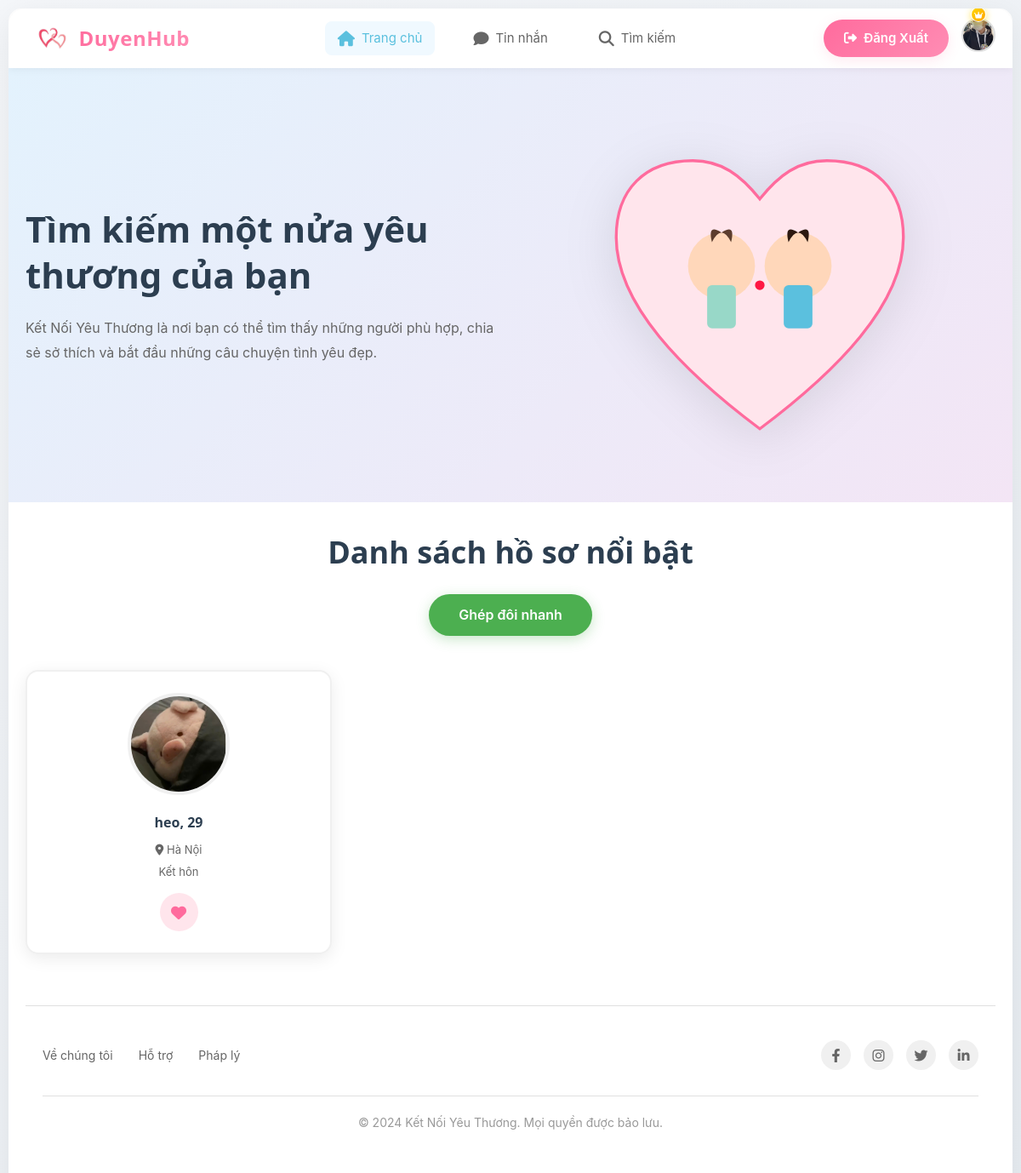
Screenshot of /views/trangchu/index.php (signed in) with the database file from the repository.
### tables this page shows
CREATE TABLE `hoso` (
  `maHoSo` int(11) NOT NULL,
  `maNguoiDung` int(11) DEFAULT NULL,
  `ten` varchar(100) DEFAULT NULL,
  `ngaySinh` date DEFAULT NULL,
  `gioiTinh` enum('Nam','Nữ','Khac') DEFAULT NULL,
  `tinhTrangHonNhan` varchar(50) DEFAULT NULL,
  `canNang` float DEFAULT NULL,
  `chieuCao` float DEFAULT NULL,
  `mucTieuPhatTrien` text DEFAULT NULL,
  `hocVan` varchar(100) DEFAULT NULL,
  `noiSong` varchar(100) DEFAULT NULL,
  `soThich` text DEFAULT NULL,
  `moTa` text DEFAULT NULL,
  `avt` varchar(255) DEFAULT NULL
);

### models/mDbconnect.php (called while the page is built, shortened)
<?php
class clsConnect {
    private static $instance = null;
    private static $connection = null;
    public static function getInstance() {
        if (self::$instance === null) {
            self::$instance = new self();
        }
        return self::$instance;
    }
    public function connect() {
        if (self::$connection === null || !self::$connection->ping()) {
            $host = "localhost";
            $user = "root";
            $pass = "";
            $db = "webhenho";
            self::$connection = new mysqli($host, $user, $pass, $db);
            self::$connection->set_charset("utf8mb4");
        }
        return self::$connection;
    }
    public static function closeConnection() {
        if (self::$connection !== null) {
            self::$connection = null;
        }
    }
}
?>

### models/mProfile.php (called while the page is built, shortened)
<?php
require_once 'mDbconnect.php';
class Profile {
    private $conn;
    public function __construct() {
        $db = clsConnect::getInstance();
        $this->conn = $db->connect();
    }
    public function getProfile($userId) {
        $stmt = $this->conn->prepare("SELECT * FROM HoSo WHERE maNguoiDung = ?");
        $stmt->bind_param("i", $userId);
        $stmt->execute();
        $result = $stmt->get_result();
        return $result->fetch_assoc();
    }
    public function getAllProfiles($limit = 12, $offset = 0, $excludeUserIds = []) {
        $excludeCondition = '';
        if (!empty($excludeUserIds)) {
            $placeholders = str_repeat('?,', count($excludeUserIds) - 1) . '?';
            $excludeCondition = " AND n.maNguoiDung NOT IN ($placeholders)";
        }
        $countQuery = "
            SELECT COUNT(*) as total
            FROM HoSo h
            INNER JOIN NguoiDung n ON h.maNguoiDung = n.maNguoiDung
            WHERE n.trangThaiNguoiDung = 'active'
            $excludeCondition
        ";
        $countStmt = $this->conn->prepare($countQuery);
        if (!empty($excludeUserIds)) {
            $types = str_repeat('i', count($excludeUserIds));
            $countStmt->bind_param($types, ...$excludeUserIds);
        }
        $countStmt->execute();
        $countResult = $countStmt->get_result();
        $totalRecords = $countResult->fetch_assoc()['total'];
        $maxOffset = max(0, $totalRecords - $limit);
        $randomOffset = $maxOffset > 0 ? rand(0, $maxOffset) : 0;
        $query = "
            SELECT h.*, n.maNguoiDung
            FROM HoSo h
            INNER JOIN NguoiDung n ON h.maNguoiDung = n.maNguoiDung
            WHERE n.trangThaiNguoiDung = 'active'
            $excludeCondition
            ORDER BY h.maHoSo
            LIMIT ? OFFSET ?
        ";
        $stmt = $this->conn->prepare($query);
        if (!empty($excludeUserIds)) {
            $types = str_repeat('i', count($excludeUserIds)) . 'ii';
            $params = array_merge($excludeUserIds, [$limit, $randomOffset]);
            $stmt->bind_param($types, ...$params);
        } else {
            $stmt->bind_param("ii", $limit, $randomOffset);
        }
        $stmt->execute();
        $result = $stmt->get_result();
        $profiles = [];
        while ($row = $result->fetch_assoc()) {
            $profiles[] = $row;
        }
        shuffle($profiles);
        return $profiles;
    }
}
?>

### models/mSession.php (called while the page is built, shortened)
<?php
class Session {
    public static function getUserId() {
        return isset($_SESSION['user_id']) ? $_SESSION['user_id'] : null;
    }
}
?>

### models/mVIP.php (called while the page is built, shortened)
<?php
require_once 'mDbconnect.php';
class VIP {
    private $conn;
    public function __construct() {
        $db = clsConnect::getInstance();
        $this->conn = $db->connect();
    }
    public function isVIP($userId) {
        $stmt = $this->conn->prepare("
            SELECT * FROM GoiDangKy
            WHERE maNguoiDung = ?
            AND loaiGoi = 'VIP'
            AND trangThaiGoi = 'Active'
            AND (ngayHetHan IS NULL OR ngayHetHan > CURDATE())
        ");
        $stmt->bind_param("i", $userId);
        $stmt->execute();
        $result = $stmt->get_result();
        return $result->num_rows > 0;
    }
}
?>

### models/mLike.php (called while the page is built, shortened)
<?php
require_once 'mDbconnect.php';
class Like {
    private $conn;
    public function __construct() {
        $db = clsConnect::getInstance();
        $this->conn = $db->connect();
    }
    public function getLikedUserIds($userId) {
        $stmt = $this->conn->prepare("SELECT maNguoiDuocThich FROM Thich WHERE maNguoiThich = ?");
        $stmt->bind_param("i", $userId);
        $stmt->execute();
        $result = $stmt->get_result();
        $ids = [];
        return $ids;
    }
    public function getUserIdsWhoLikedMe($userId) {
        $stmt = $this->conn->prepare("SELECT maNguoiThich FROM Thich WHERE maNguoiDuocThich = ?");
        $stmt->bind_param("i", $userId);
        $stmt->execute();
        $result = $stmt->get_result();
        $ids = [];
        return $ids;
    }
}
?>

### models/mBlock.php (called while the page is built, shortened)
<?php
require_once 'mDbconnect.php';
class Block {
    private $conn;
    public function __construct() {
        $db = clsConnect::getInstance();
        $this->conn = $db->connect();
    }
    public function getBlockedUserIds($userId) {
        $stmt = $this->conn->prepare("
            SELECT maNguoiBiChan FROM ChanNguoiDung
            WHERE maNguoiChan = ?
        ");
        $stmt->bind_param("i", $userId);
        $stmt->execute();
        $result = $stmt->get_result();
        $ids = [];
        return $ids;
    }
}
?>

### views/trangchu/index.php (the view, shortened to what this page needs)
<?php
require_once '../../models/mSession.php';
require_once '../../models/mProfile.php';
require_once '../../models/mLike.php';
require_once '../../models/mUser.php';
require_once '../../models/mVIP.php';
$currentUserId = Session::getUserId();
$profileModel = new Profile();
$likeModel = new Like();
$vipModel = new VIP();
$currentUserProfile = $profileModel->getProfile($currentUserId);
$isVIP = $vipModel->isVIP($currentUserId);
$likedUserIds = $likeModel->getLikedUserIds($currentUserId);
$whoLikedMeIds = $likeModel->getUserIdsWhoLikedMe($currentUserId);
require_once '../../models/mBlock.php';
$blockModel = new Block();
$blockedUserIds = $blockModel->getBlockedUserIds($currentUserId);
$excludeIds = array_unique(array_merge([$currentUserId], $likedUserIds, $whoLikedMeIds, $blockedUserIds));
$allProfiles = $profileModel->getAllProfiles(12, 0, $excludeIds);
?>
<!DOCTYPE html>
<html lang="vi">
<head>
    <link rel="stylesheet" href="https://cdnjs.cloudflare.com/ajax/libs/font-awesome/6.4.0/css/all.min.css">
    <link rel="stylesheet" href="../../public/css/home.css">
    <link rel="stylesheet" href="../../public/css/search-modal.css">
</head>
<body>
    <div class="page-wrapper">
    <header class="main-header">
        <div class="header-container">
            <a href="../trangchu/index.php" class="logo">
                <img src="../../public/img/logo.jpg" alt="Kết Nối Yêu Thương">
                <span class="logo-text">DuyenHub</span>
            </a>
            <nav class="nav-center">
                <a href="#" class="nav-item active">
                    <i class="fas fa-home"></i>
                    Trang chủ
                </a>
                <a href="../nhantin/chat.php" class="nav-item" style="position: relative;">
                    <i class="fas fa-comment"></i>
                    Tin nhắn
                </a>
                <a href="#" class="nav-item" onclick="openSearchModal(); return false;">
                    <i class="fas fa-search"></i>
                    Tìm kiếm
                </a>
            </nav>
            <div class="nav-right">
                <a href="../../controller/cLogout.php" class="btn-logout">
                    <i class="fas fa-sign-out-alt"></i>
                    Đăng Xuất
                </a>
                <div class="user-menu-wrapper" style="position: relative;">
                    <div style="position: relative; display: inline-block;">
                        <img src="../../<?php echo htmlspecialchars($currentUserProfile['avt']); ?>" alt="User" class="user-avatar" id="userAvatar" style="cursor:pointer;">
                        <?php if ($isVIP): ?>
                            <div class="vip-crown-badge">
                                <i class="fas fa-crown"></i>
                            </div>
                        <?php endif; ?>
                    </div>
                </div>
            </div>
        </div>
    </header>
    <section class="hero-section">
        <div class="hero-content">
            <div class="hero-text">
                <h1>Tìm kiếm một nửa yêu thương của bạn</h1>
                <p>Kết Nối Yêu Thương là nơi bạn có thể tìm thấy những người phù hợp, chia sẻ sở thích và bắt đầu những câu chuyện tình yêu đẹp.</p>
            </div>
            <div class="hero-illustration">
            </div>
        </div>
    </section>
    <section class="profiles-section">
        <div class="section-header">
            <h2>Danh sách hồ sơ nổi bật</h2>
            <a href="../timkiem/ghepdoinhanh.php" class="btn-quick-match">Ghép đôi nhanh</a>
        </div>
        <div class="profiles-grid">
            <?php foreach ($allProfiles as $profile): ?>
                <?php
                    $age = $profileModel->calculateAge($profile['ngaySinh']);
                    $avatarSrc = !empty($profile['avt']) ? '../../' . htmlspecialchars($profile['avt']) : 'https://i.pravatar.cc/200';
                ?>
                <div class="profile-card" onclick="viewProfile(<?php echo $profile['maNguoiDung']; ?>)">
                    <div class="profile-avatar-wrapper">
                        <img src="<?php echo $avatarSrc; ?>" alt="<?php echo htmlspecialchars($profile['ten']); ?>">
                    </div>
                    <div class="profile-info">
                        <h3><?php echo htmlspecialchars($profile['ten']); ?>, <?php echo $age; ?></h3>
                        <p class="profile-location"><i class="fas fa-map-marker-alt"></i> <?php echo htmlspecialchars($profile['noiSong']); ?></p>
                        <p class="profile-status"><?php echo htmlspecialchars($profile['mucTieuPhatTrien']); ?></p>
                    </div>
                    <button class="btn-like" onclick="event.stopPropagation(); likeProfile(<?php echo $profile['maNguoiDung']; ?>)"><i class="fas fa-heart"></i></button>
                </div>
            <?php endforeach; ?>
        </div>
    <footer class="main-footer">
        <div class="footer-container">
            <div class="footer-top">
                <div class="footer-links">
                    <a href="#">Về chúng tôi</a>
                    <a href="#">Hỗ trợ</a>
                    <a href="#">Pháp lý</a>
                </div>
                <div class="footer-social">
                    <a href="#" class="social-icon"><i class="fab fa-facebook-f"></i></a>
                    <a href="#" class="social-icon"><i class="fab fa-instagram"></i></a>
                    <a href="#" class="social-icon"><i class="fab fa-twitter"></i></a>
                    <a href="#" class="social-icon"><i class="fab fa-linkedin-in"></i></a>
                </div>
            </div>
            <div class="footer-bottom">
                <p>&copy; 2024 Kết Nối Yêu Thương. Mọi quyền được bảo lưu.</p>
            </div>
        </div>
    </footer>
    </div>
</body>
</html>

### rows the page displays
hoso: avt (picture)
hoso: avt (picture), ten "heo", ngaySinh "29", noiSong "Hà Nội", mucTieuPhatTrien "Kết hôn"
